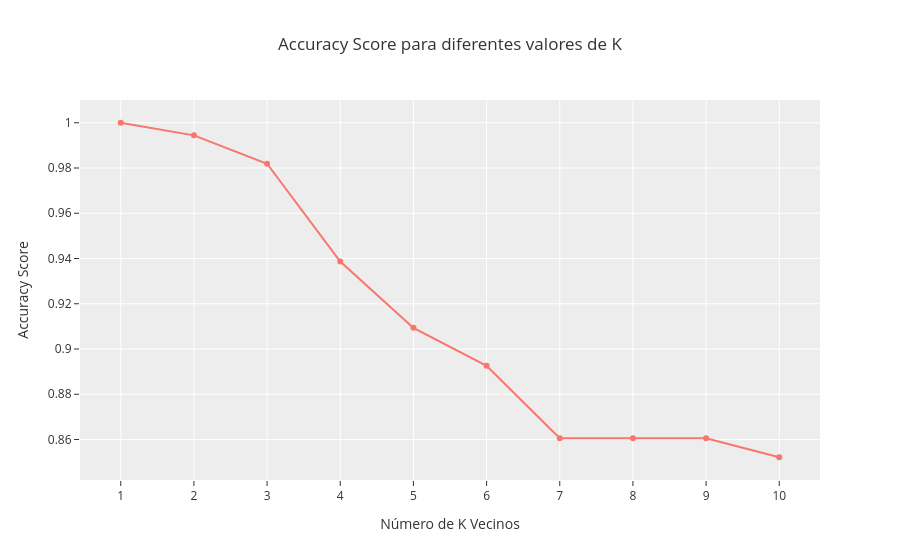

Source (notebook cell):
### Markdown cell above
**SE OBSERVAN QUE LOS MEJORES K VECINOS PARA EL MODELO SE ENCUENTRA ENTRE 2 y 3 K VECINOS**

### Code cell
# SE GRAFICA LOS MEJORES K VECINOS CON PLOTLY
fig = go.Figure()
fig.add_trace(
    go.Scatter(x=list(k_values), y=K_scores, mode="lines+markers", name="Accuracy Score")
)
fig.update_layout(
    title="Accuracy Score para diferentes valores de K",
    xaxis_title="Número de K Vecinos",
    yaxis_title="Accuracy Score",
    xaxis=dict(tickmode="linear"),
    template="ggplot2"
)
fig.show()

### Figure 1 — Plotly figure (JSON) as saved in the notebook; plotly's stock layout.template omitted (floating-point values rounded to 4 significant figures)
{"data": [{"mode": "lines+markers", "name": "Accuracy Score", "type": "scatter", "x": [1, 2, 3, 4, 5, 6, 7, 8, 9, 10], "y": [1, 0.9944, 0.9819, 0.9386, 0.9093, 0.8926, 0.8605, 0.8605, 0.8605, 0.8522]}], "layout": {"title": {"text": "Accuracy Score para diferentes valores de K"}, "xaxis": {"tickmode": "linear", "title": {"text": "Número de K Vecinos"}}, "yaxis": {"title": {"text": "Accuracy Score"}}}}
